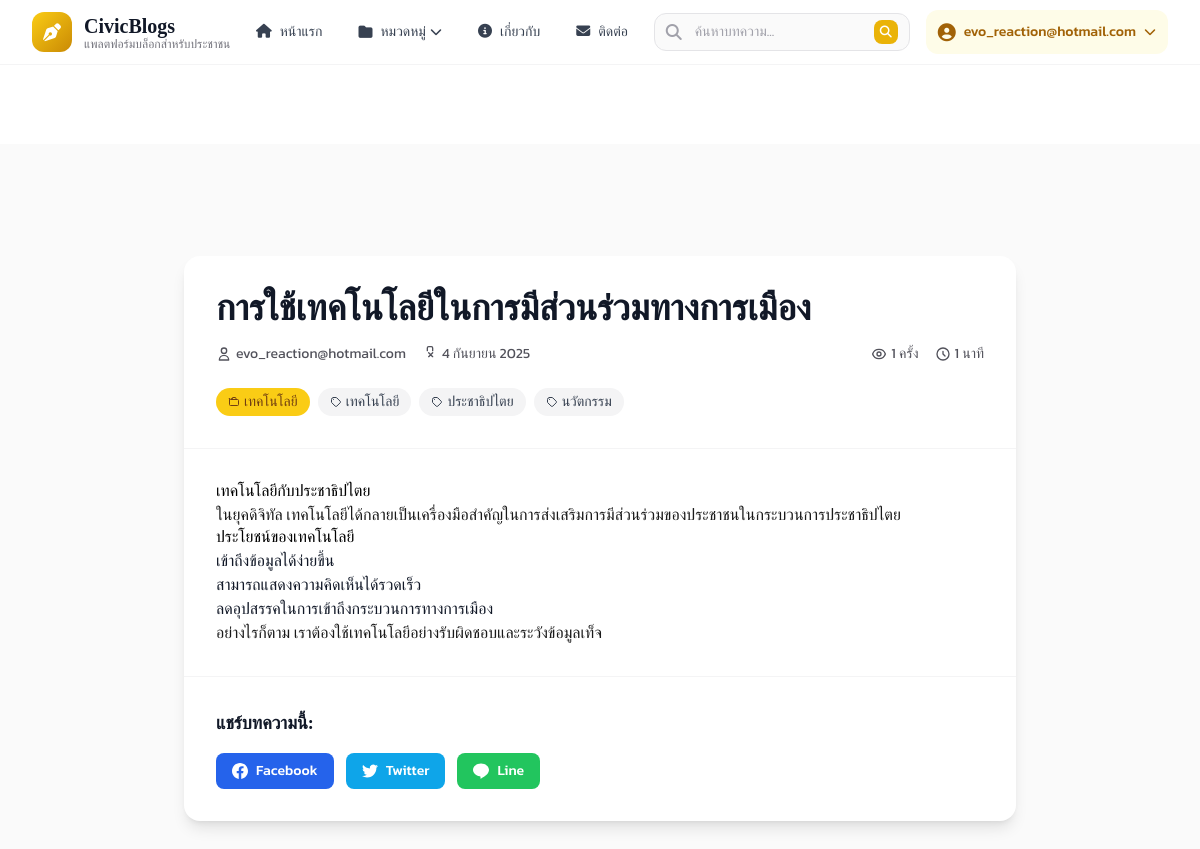
The app's page /post/post-2/ (signed in) with its own data.
### blog/models.py (models this page shows, shortened)
class Post(models.Model):
    STATUS_CHOICES = (
        ('draft', 'Draft'),
        ('published', 'Published'),
        ('archived', 'Archived'),
    )
    title = models.CharField(max_length=200)
    slug = models.SlugField(max_length=200, unique=True, blank=True)
    author = models.ForeignKey(User, on_delete=models.CASCADE, related_name='blog_posts')
    category = models.ForeignKey(Category, on_delete=models.SET_NULL, null=True, blank=True, related_name='posts')
    excerpt = models.TextField(max_length=300, blank=True, help_text='Brief description of the post')
    content = RichTextUploadingField()
    featured_image = models.ImageField(upload_to=upload_featured_image, blank=True, null=True)
    featured_image_alt = models.CharField(max_length=200, blank=True, help_text='Alt text for featured image')
    status = models.CharField(max_length=10, choices=STATUS_CHOICES, default='draft')
    tags = TaggableManager(blank=True)
    meta_description = models.CharField(max_length=160, blank=True)
    meta_keywords = models.CharField(max_length=200, blank=True)
    created_at = models.DateTimeField(auto_now_add=True)
    updated_at = models.DateTimeField(auto_now=True)
    published_at = models.DateTimeField(null=True, blank=True)
    view_count = models.PositiveIntegerField(default=0)
    class Meta:
        ordering = ['-created_at']
        indexes = [
            models.Index(fields=['-created_at']),
            models.Index(fields=['status']),
            models.Index(fields=['category']),
        ]
    def save(self, *args, **kwargs):
        super().save(*args, **kwargs)
        if self.featured_image:
            img = Image.open(self.featured_image.path)
            if img.height > 800 or img.width > 1200:
                img.thumbnail((1200, 800), Image.Resampling.LANCZOS)
                img.save(self.featured_image.path, optimize=True, quality=85)
    def get_reading_time(self):
        word_count = len(self.content.split())
        return max(1, round(word_count / 200))

class Category(models.Model):
    name = models.CharField(max_length=100, unique=True)
    slug = models.SlugField(max_length=100, unique=True, blank=True)
    description = models.TextField(blank=True)
    created_at = models.DateTimeField(auto_now_add=True)
    class Meta:
        verbose_name_plural = 'Categories'
        ordering = ['name']

### blog/views.py (the view)
# urls.py: re_path(r'^post/(?P<slug>[-\w]+)/$', views.PostDetailView.as_view(), name='post_detail'),
class PostDetailView(DetailView):
    model = Post
    template_name = 'blog/post_detail.html'
    context_object_name = 'post'
    def get_queryset(self):
        return Post.objects.filter(status='published').select_related('author', 'category')
    def get_object(self, queryset=None):
        obj = super().get_object(queryset)
        obj.view_count += 1
        obj.save(update_fields=['view_count'])
        return obj
    def get_context_data(self, **kwargs):
        context = super().get_context_data(**kwargs)
        context['related_posts'] = Post.objects.filter(
            category=self.object.category,
            status='published'
        ).exclude(id=self.object.id)[:3]
        return context

### templates/blog/post_detail.html (shortened to what this page needs)
{% extends 'base.html' %}
{% load static %}
{% block content %}
<div class="min-h-screen bg-gray-50 pt-20">
    <div class="max-w-4xl mx-auto px-4 sm:px-6 lg:px-8 py-8">
        <article class="bg-white rounded-2xl shadow-lg overflow-hidden">
            <header class="p-6 md:p-8 border-b border-gray-100">
                <h1 class="text-3xl md:text-4xl font-bold text-gray-900 mb-4 leading-tight">{{ post.title }}</h1>
                <div class="flex flex-col md:flex-row md:items-center md:justify-between gap-4 text-sm text-gray-600 mb-6">
                    <div class="flex items-center gap-4">
                        <div class="flex items-center gap-1">
                            <svg class="w-4 h-4" fill="none" stroke="currentColor" viewBox="0 0 24 24">
                                <path stroke-linecap="round" stroke-linejoin="round" stroke-width="2" d="M16 7a4 4 0 11-8 0 4 4 0 018 0zM12 14a7 7 0 00-7 7h14a7 7 0 00-7-7z"></path>
                            </svg>
                            <span>{{ post.author.username }}</span>
                        </div>
                        <div class="flex items-center gap-1">
                            <svg class="w-4 h-4" fill="none" stroke="currentColor" viewBox="0 0 24 24">
                                <path stroke-linecap="round" stroke-linejoin="round" stroke-width="2" d="M8 7V3a2 2 0 012-2h4a2 2 0 012 2v4m-6 9l6-6m-6 0l6 6"></path>
                            </svg>
                            <span>{{ post.created_at|date:"j F Y" }}</span>
                        </div>
                    </div>
                    <div class="flex items-center gap-4">
                        <div class="flex items-center gap-1">
                            <span>{{ post.view_count|default:0 }} ครั้ง</span>
                        </div>
                        <div class="flex items-center gap-1">
                            <svg class="w-4 h-4" fill="none" stroke="currentColor" viewBox="0 0 24 24">
                                <path stroke-linecap="round" stroke-linejoin="round" stroke-width="2" d="M12 8v4l3 3m6-3a9 9 0 11-18 0 9 9 0 0118 0z"></path>
                            </svg>
                            <span>{{ post.get_reading_time }} นาที</span>
                        </div>
                    </div>
                </div>
                <div class="flex flex-wrap gap-2">
                    {% if post.category %}
                        <a href="{% url 'blog:category_detail' post.category.slug %}"
                           class="inline-flex items-center gap-1 px-3 py-1 rounded-full text-sm font-medium bg-yellow-400 text-yellow-900 hover:bg-yellow-500 transition-colors">
                            {{ post.category.name }}
                        </a>
                    {% endif %}
                    {% for tag in post.tags.all %}
                        <a href="{% url 'blog:tagged_posts' tag.slug %}"
                           class="inline-flex items-center gap-1 px-3 py-1 rounded-full text-sm font-medium bg-gray-100 text-gray-700 hover:bg-yellow-100 hover:text-yellow-800 transition-colors">
                            <svg class="w-3 h-3" fill="none" stroke="currentColor" viewBox="0 0 24 24">
                                <path stroke-linecap="round" stroke-linejoin="round" stroke-width="2" d="M7 7h.01M7 3h5c.512 0 1.024.195 1.414.586l7 7a2 2 0 010 2.828l-7 7a2 2 0 01-2.828 0l-7-7A1.994 1.994 0 013 12V7a4 4 0 014-4z"></path>
                            </svg>
                            {{ tag.name }}
                        </a>
                    {% endfor %}
                </div>
            </header>
            <div class="p-6 md:p-8">
                <div class="prose prose-lg max-w-none prose-headings:text-gray-900 prose-p:text-gray-700 prose-a:text-yellow-600 prose-strong:text-gray-900">
                    {{ post.content|safe }}
                </div>
            </div>
            <div class="border-t border-gray-100 p-6 md:p-8">
                <h3 class="text-lg font-semibold text-gray-900 mb-4">แชร์บทความนี้:</h3>
                <div class="flex flex-wrap gap-3">
                    <a href="https://www.facebook.com/sharer/sharer.php?u={{ request.build_absolute_uri }}"
                       class="inline-flex items-center gap-2 px-4 py-2 text-sm font-medium text-white bg-blue-600 rounded-lg hover:bg-blue-700 transition-colors" target="_blank">
                        Facebook
                    </a>
                    <a href="https://twitter.com/intent/tweet?text={{ post.title }}&url={{ request.build_absolute_uri }}"
                       class="inline-flex items-center gap-2 px-4 py-2 text-sm font-medium text-white bg-sky-500 rounded-lg hover:bg-sky-600 transition-colors" target="_blank">
                        Twitter
                    </a>
                    <a href="https://line.me/R/msg/text/?{{ post.title }}%0D%0A{{ request.build_absolute_uri }}"
                       class="inline-flex items-center gap-2 px-4 py-2 text-sm font-medium text-white bg-green-500 rounded-lg hover:bg-green-600 transition-colors" target="_blank">
                        Line
                    </a>
                </div>
            </div>
        </article>
    </div>
</div>
{% endblock %}

### templates/base.html (shortened to what this page needs)
<!DOCTYPE html>
<html lang="th" class="scroll-smooth">
<head>
    <script src="https://cdn.tailwindcss.com"></script>
    <link rel="stylesheet" href="https://cdnjs.cloudflare.com/ajax/libs/font-awesome/6.4.0/css/all.min.css">
    {% load static %}
    <link rel="stylesheet" href="{% static 'css/style.css' %}">
</head>
<body class="bg-white text-gray-900 font-sans antialiased">
    <nav class="fixed top-0 w-full bg-white/80 glass border-b border-gray-100 z-50 transition-all duration-300" id="navbar">
        <div class="max-w-7xl mx-auto px-4 sm:px-6 lg:px-8">
            <div class="flex justify-between items-center h-16">
                <div class="flex items-center space-x-4">
                    <a href="{% url 'blog:post_list' %}" class="flex items-center space-x-3 group">
                        <div class="w-10 h-10 bg-gradient-to-br from-yellow-400 to-yellow-600 rounded-xl flex items-center justify-center group-hover:scale-105 transition-transform duration-300">
                            <i class="fas fa-pen-nib text-white text-lg"></i>
                        </div>
                        <div class="hidden sm:block">
                            <h1 class="text-xl font-bold text-gray-900">CivicBlogs</h1>
                            <p class="text-xs text-gray-500 -mt-1">แพลตฟอร์มบล็อกสำหรับประชาชน</p>
                        </div>
                    </a>
                </div>
                <div class="hidden md:flex items-center space-x-1">
                    <a href="{% url 'blog:post_list' %}" class="px-4 py-2 text-sm font-medium text-gray-700 hover:text-yellow-600 hover:bg-yellow-50 rounded-lg transition-colors duration-200">
                        <i class="fas fa-home mr-2"></i>หน้าแรก
                    </a>
                    <div class="relative group">
                        <button class="px-4 py-2 text-sm font-medium text-gray-700 hover:text-yellow-600 hover:bg-yellow-50 rounded-lg transition-colors duration-200 flex items-center">
                            <i class="fas fa-folder mr-2"></i>หมวดหมู่
                            <i class="fas fa-chevron-down ml-1 text-xs"></i>
                        </button>
                    </div>
                    <a href="{% url 'blog:about' %}" class="px-4 py-2 text-sm font-medium text-gray-700 hover:text-yellow-600 hover:bg-yellow-50 rounded-lg transition-colors duration-200">
                        <i class="fas fa-info-circle mr-2"></i>เกี่ยวกับ
                    </a>
                    <a href="{% url 'blog:contact' %}" class="px-4 py-2 text-sm font-medium text-gray-700 hover:text-yellow-600 hover:bg-yellow-50 rounded-lg transition-colors duration-200">
                        <i class="fas fa-envelope mr-2"></i>ติดต่อ
                    </a>
                </div>
                <div class="flex items-center space-x-4">
                    <div class="hidden md:block">
                        <form method="GET" action="{% url 'blog:search' %}" class="relative">
                            <input type="search" name="q" placeholder="ค้นหาบทความ..." value="{{ request.GET.q }}"
                                   class="w-64 pl-10 pr-4 py-2 bg-gray-50 border border-gray-200 rounded-xl text-sm focus:outline-none focus:ring-2 focus:ring-yellow-500 focus:border-transparent transition-all duration-200">
                            <div class="absolute inset-y-0 left-0 pl-3 flex items-center pointer-events-none">
                            </div>
                            <button type="submit" class="absolute inset-y-0 right-0 pr-3 flex items-center">
                                <div class="w-6 h-6 bg-yellow-500 hover:bg-yellow-600 rounded-lg flex items-center justify-center transition-colors duration-200">
                                    <i class="fas fa-search text-white text-xs"></i>
                                </div>
                            </button>
                        </form>
                    </div>
                    {% if user.is_authenticated %}
                    <div class="relative group">
                        <button class="flex items-center space-x-2 px-3 py-2 bg-yellow-50 text-yellow-700 hover:bg-yellow-100 rounded-xl transition-colors duration-200">
                            <i class="fas fa-user-circle text-lg"></i>
                            <span class="hidden sm:block text-sm font-medium">{{ user.username }}</span>
                            <i class="fas fa-chevron-down text-xs"></i>
                        </button>
                    </div>
                    {% else %}
                    <a href="{% url 'admin:login' %}" class="px-4 py-2 bg-yellow-500 hover:bg-yellow-600 text-white text-sm font-medium rounded-xl transition-colors duration-200">
                        <i class="fas fa-sign-in-alt mr-2"></i>เข้าสู่ระบบ
                    </a>
                    {% endif %}
                </div>
            </div>
        </div>
    </nav>
    <main class="pt-16 min-h-screen">
        {% block content %}{% endblock %}
    </main>
</body>
</html>

### static/css/style.css (style rules this page uses)
:root { --primary-yellow: #FFD700; --secondary-yellow: #FFA500; --accent-yellow: #FFFF00; --light-yellow: #FFF8DC; --primary-black: #000000; --soft-black: #1a1a1a; --charcoal: #2c2c2c; --dark-gray: #404040; --pure-white: #FFFFFF; --off-white: #FAFAFA; --light-gray: #f5f5f5; --font-primary: 'Arial', sans-serif; --font-heading: 'Georgia', serif; --spacing-xs: 0.25rem; --spacing-sm: 0.5rem; --spacing-md: 1rem; --spacing-lg: 1.5rem; --spacing-xl: 2rem; --spacing-xxl: 3rem; --border-radius-sm: 4px; --border-radius-md: 8px; --border-radius-lg: 12px; --shadow-sm: 0 2px 4px rgba(0, 0, 0, 0.1); --shadow-md: 0 4px 8px rgba(0, 0, 0, 0.15); --shadow-lg: 0 8px 16px rgba(0, 0, 0, 0.2); }
* { margin: 0; padding: 0; box-sizing: border-box; }
body { font-family: 'Kanit', 'Arial', sans-serif; background-color: var(--pure-white); color: var(--primary-black); line-height: 1.6; padding-top: 80px; }
h1, h2, h3, h4, h5, h6 { font-family: var(--font-heading); color: var(--primary-black); margin-bottom: var(--spacing-md); font-weight: bold; }
h1 { font-size: 2.5rem; line-height: 1.2; }
h2 { font-size: 2rem; line-height: 1.3; }
h3 { font-size: 1.5rem; line-height: 1.4; }
p { margin-bottom: var(--spacing-md); color: var(--soft-black); }
a { color: var(--primary-black); text-decoration: none; transition: all 0.3s ease; }

### templates/base.html (style rules this page uses)
.glass { backdrop-filter: blur(16px); -webkit-backdrop-filter: blur(16px); }

### records on screen
Post: title "การใช้เทคโนโลยีในการมีส่วนร่วมทางการเมือง", author.username "evo_reaction@hotmail.com", created_at "4 กันยายน 2025", view_count "1", get_reading_time "1", category.name "เทคโนโลยี", content "เทคโนโลยีกับประชาธิปไตย ในยุคดิจิทัล เทคโนโลยีได้กลายเป็นเครื่องมือสำคัญในการส่งเสริมการมีส่วนร่วมของประชาชนในกระบวนการประชาธิปไตย ประโยชน์ของเทคโนโลยี เข้าถึงข้อมูลได้ง่ายขึ้น สามารถแสดงความคิดเห็นได้รวดเร็ว ลดอุปสรรคในการเข้าถึงกระบวนการทางการเมือง อย่างไรก็ตาม เราต้องใช้เทคโนโลยีอย่างรับผิดชอบและระวังข้อมูลเท็จ"
Tag: name "เทคโนโลยี"
Tag: name "ประชาธิปไตย"
Tag: name "นวัตกรรม"

### other values on screen
{{ user.username }} "evo_reaction@hotmail.com"
